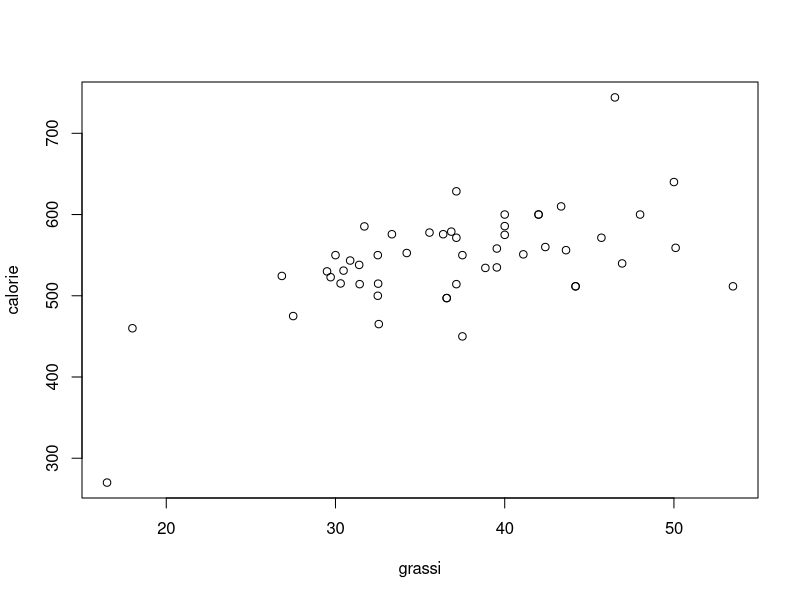
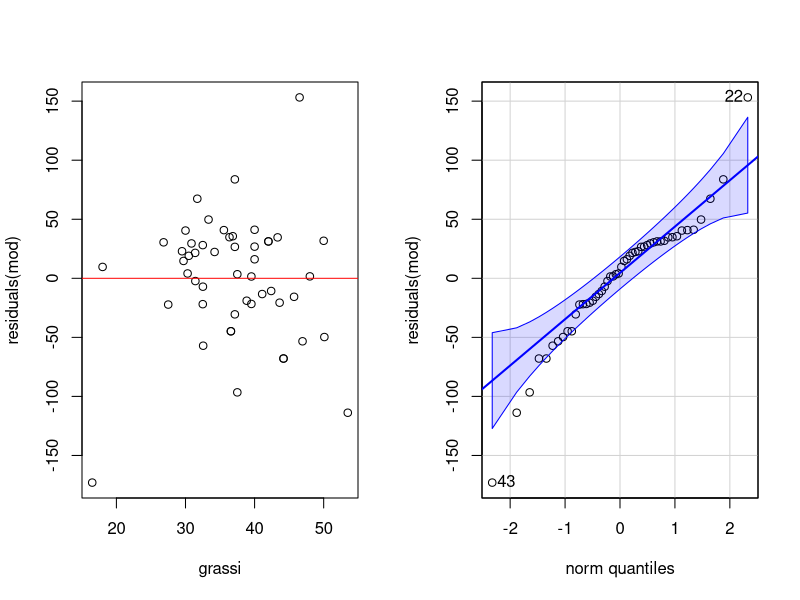
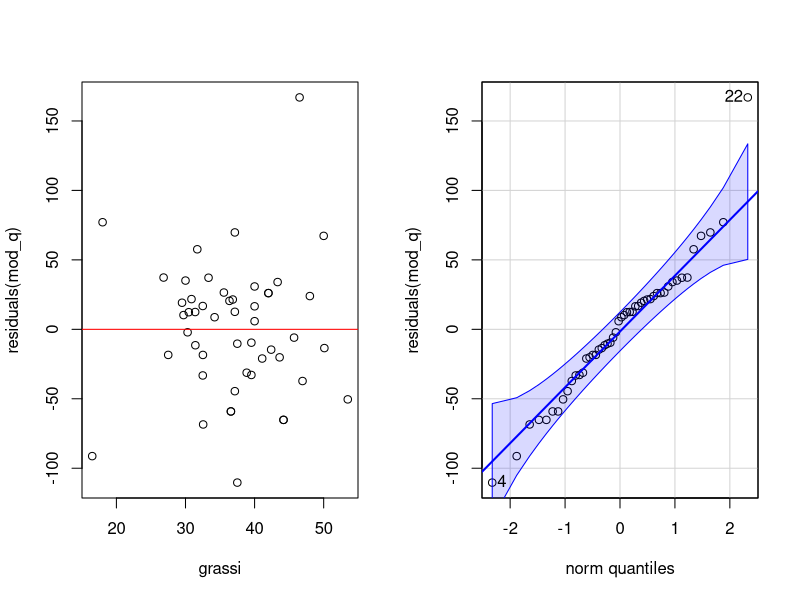
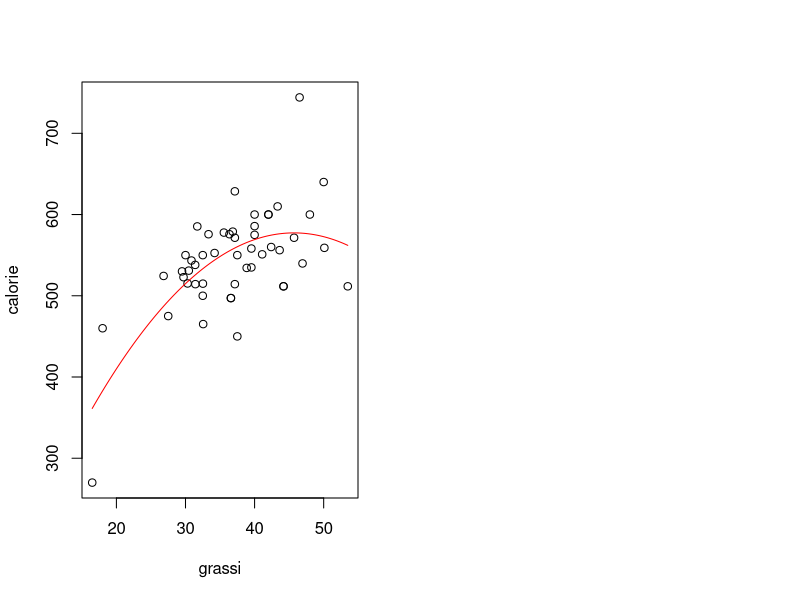

Reproduce these figures in R, in order.
## ---- chunk 1
setwd("~/MEGAsync/Universita/II Anno/Analisi dei Dati/Esami/SecondoAppello")
library(car)
cioccolato <- read.csv("cioccolato.csv")
head(cioccolato)
## ---- chunk 2
plot(calorie ~ grassi, data = cioccolato)
## ---- chunk 3
mod <- lm(calorie ~ grassi, data = cioccolato)
summary(mod)
## ---- chunk 4
par(mfrow = c(1, 2))
plot(residuals(mod) ~ grassi, data = cioccolato)
abline(h = 0, col = "red")
qqPlot(residuals(mod))
## ---- chunk 5
mod_q <- lm(calorie ~ grassi + I(grassi^2), data = cioccolato)
summary(mod_q)
## ---- chunk 6
par(mfrow = c(1, 2))
plot(residuals(mod_q) ~ grassi, data = cioccolato)
abline(h = 0, col = "red")
qqPlot(residuals(mod_q))
## ---- chunk 7
plot(calorie ~ grassi, data = cioccolato)
curve(coef(mod_q)[1] + coef(mod_q)[2] * x + coef(mod_q)[3] * x ^ 2, add = TRUE, col = "red")
## ---- chunk 8
pre <- predict(mod_q, newdata = data.frame(grassi = 15), interval = "prediction", level = 0.93)
pre
## ---- chunk 9
pre <- predict(mod_q, newdata = data.frame(grassi = 20), interval = "prediction", level = 0.93)
pre
